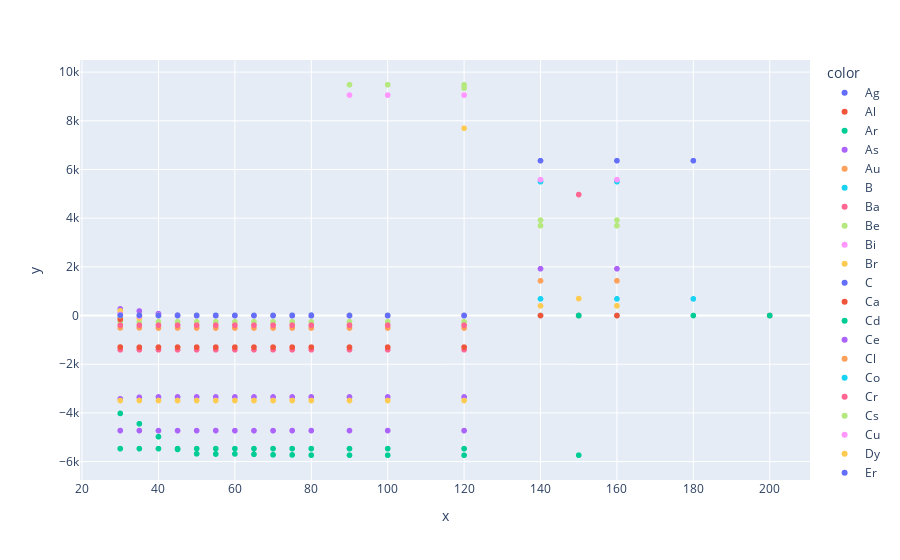

The code cell stored with this chart in its notebook:
### Code cell
fig = px.scatter(x=df['ecutwfc'], y=df['dE'], color=df['element'])
fig
